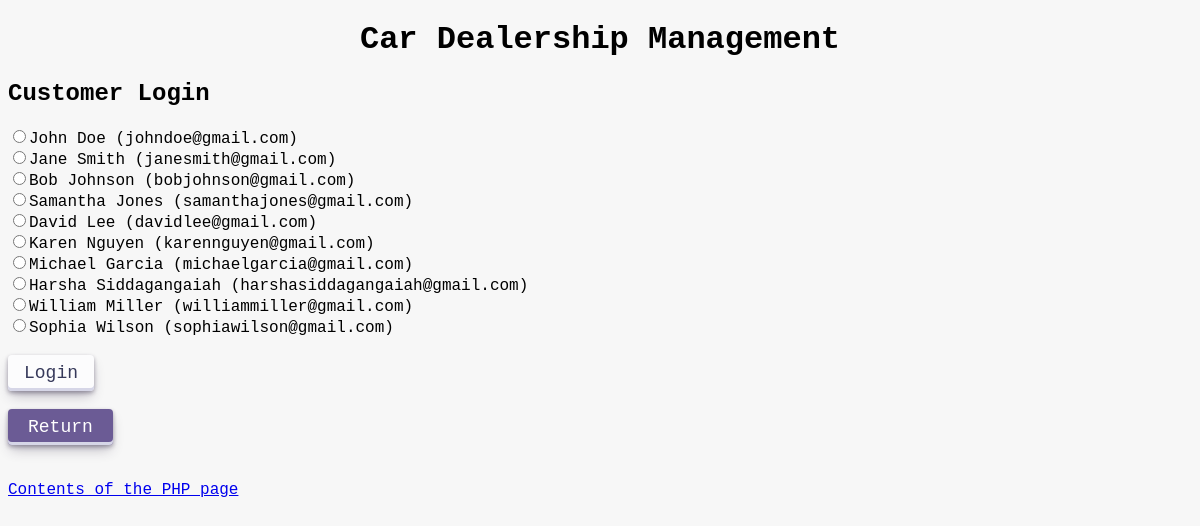
Page /customer_login.php on the committed database.
### tables this page shows
CREATE TABLE Customers (
  CustomerID INT AUTO_INCREMENT PRIMARY KEY,
  FirstName VARCHAR(50) NOT NULL,
  LastName VARCHAR(50) NOT NULL,
  Email VARCHAR(100) UNIQUE NOT NULL,
  Phone VARCHAR(20) NOT NULL,
  Address VARCHAR(200) NOT NULL
);

### customer_login.php (the view, shortened to what this page needs)
<?php include 'header.php'; ?>
<!DOCTYPE html>
<html>
  <head>
  </head>
  <body>
    <h2>Customer Login</h2>
    <form action="customer_dashboard.php" method="post">
      <?php
        include('connectionData.txt');
        $conn = mysqli_connect($server, $user, $pass, $dbname, $port)
        or die('Error connecting to MySQL server.');
        $sql = "SELECT CustomerID, FirstName, LastName, Email FROM Customers";
        $result = $conn->query($sql);
        if ($result->num_rows > 0) {
          while ($row = $result->fetch_assoc()) {
            echo '<input type="radio" id="customer_id" name="customer_id" required value="' . $row["CustomerID"] . '">' . $row["FirstName"] . ' ' . $row["LastName"] . ' (' . $row["Email"] . ')<br>';
          }
        } else {
          echo "No customers found";
        }
      ?>
      <br>
      <button type="submit">Login</button>
    </form>
    <br>
    <form action='index.php' method='post'>
        <button type="submit" class="return-button">Return</button>
    </form>
  	<br><br>
	<footer>
		<div style="text-align:bottom;">
			<a href="customer_login.txt">Contents of the PHP page</a>
		</div>
	</footer>
  </body>
</html>

### header.php (style rules this page uses)
* { box-sizing: border-box; font-family: "Lucida Console",monospace; }
body { background-color: #f7f7f7; }
button { align-items: center; appearance: none; background-color: #FCFCFD; border-radius: 4px; border-width: 0; box-shadow: rgba(45, 35, 66, 0.4) 0 2px 4px,rgba(45, 35, 66, 0.3) 0 7px 13px -3px,#D6D6E7 0 -3px 0 inset; box-sizing: border-box; color: #36395A; cursor: pointer; display: inline-flex; font-family: "Lucida Console", monospace; height: 36px; justify-content: center; line-height: 1; list-style: none; overflow: hidden; padding-left: 16px; padding-right: 16px; position: relative; text-align: left; text-decoration: none; transition: box-shadow .15s,transform .15s; user-select: none; -webkit-user-select: none; touch-action: manipulation; white-space: nowrap; will-change: box-shadow,transform; font-size: 18px; }
.return-button { background-color: #6b5b95; color: #fff; border: none; border-radius: 4px; padding: 10px 20px; font-size: 18px; }

### rows in the picture
customers: FirstName "John", LastName "Doe", Email "johndoe@gmail.com"
customers: FirstName "Jane", LastName "Smith", Email "janesmith@gmail.com"
customers: FirstName "Bob", LastName "Johnson", Email "bobjohnson@gmail.com"
customers: FirstName "Samantha", LastName "Jones", Email "samanthajones@gmail.com"
customers: FirstName "David", LastName "Lee", Email "davidlee@gmail.com"
customers: FirstName "Karen", LastName "Nguyen", Email "karennguyen@gmail.com"
customers: FirstName "Michael", LastName "Garcia", Email "michaelgarcia@gmail.com"
customers: FirstName "Harsha", LastName "Siddagangaiah", Email "harshasiddagangaiah@gmail.com"
customers: FirstName "William", LastName "Miller", Email "williammiller@gmail.com"
customers: FirstName "Sophia", LastName "Wilson", Email "sophiawilson@gmail.com"
